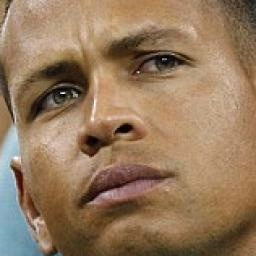
#> input picture Test/Alex Rodriguez/12.jpg, 256 x 256 px; its folder holds only this picture in this run
$ jupyter execute --allow-errors Image_experiments.ipynb   (shell and % lines are left out)
#> lines starting #> are read from the running program, lines starting #| are printed output that depends on the picture; after the words box and inside, x2 and y2 are one past the last pixel; in counts of white or black regions, pixels touching at a corner belong together
##### Install OpenCV

##### Import libs needed below

[cell 1]
# data processing
import pandas as pd
# AWS
import boto3
# OpenCV
import cv2
# file path
import os
# hash img
import hashlib
# plot img
from matplotlib import pyplot as plt
# array
import numpy as np
# progress bar
from tqdm import tqdm

[cell 2]
# Apply progress bar to the DataFrame
tqdm.pandas()

##### Define some commonly used functions

[cell 3]
# Plot a image read by opencv
def show_cv2_image(cv_img):
    image_rgb = cv2.cvtColor(cv_img, cv2.COLOR_BGR2RGB)
    plt.imshow(image_rgb)
    plt.axis('off')
    plt.show()

# Plot a image read by local path
def show_image_with_path(image_path):
    show_cv2_image(cv2.imread(image_path))

# Add a column to the DataFrame
def add_column(df, col_name, default_value = np.NaN):
    if col_name not in df.columns:
        df[col_name] = default_value
    return df

# Get the full path of a folder under a specific path
def get_folders_under_path(path):
    return [os.path.join(path, x) for x in os.listdir(path) if os.path.isdir(os.path.join(path, x)) ]

##### Create a configuration file for all the images

[cell 4]
# Create a dataframe to store the image info
config = pd.DataFrame(columns=['name', 'hash', 'path'])

# Get all the folders under heads folder
sub_folder = get_folders_under_path('Test')

# Get all the images under each folder
for f in sub_folder:
    names = f.split('/')[-1]
    for img in os.listdir(f):
        if img.endswith('.jpg') or img.endswith('.png'):
            path = os.path.join(f, img)
            config.loc[len(config)] = {'name': names, 'hash': hashlib.md5(open(path, 'rb').read()).hexdigest(), 'path': path}
#> pass 2 of the loop `for f in sub_folder:`:

[cell 5]
print(config.info)
config.info()

##### Set up the Amazon Rekognition

[cell 6]
from botocore.exceptions import ClientError

# Initialize the Amazon Rekognition client
AWS_ACCESS_KEY_ID ='AKIAQ7GQBF4OUAUP6DLHQ'
AWS_SECRET_ACCESS_KEY ='wIB39vizcgnAyb1T4I1QdiiCdh/dkGp4g6IOCCdoQ'
AWS_REGION = 'us-east-1'
#> (the rest of this cell did not finish here and is left out)

##### Feed original images to Amazon rekognition to test the recoginition rate

[cell 7]
original_recog_rate = 'orin_match'
config = add_column(config, original_recog_rate, 0.0)

# Get the original celebrity recognition result
def recognize_original(row):
    image_path = row['path']
    image = cv2.imread(image_path)
#> image is the input picture: shape (256, 256, 3); mean B, G, R 93.1, 120.9, 148.7
    celebrities = amazon_celebrity_rekognition(image)
    if len(celebrities) > 0:
        row[original_recog_rate] = format( celebrities[0]['MatchConfidence'], '.2f')
    return row
# update the original celebrity recognition result to the config dataframe
#> (the rest of this cell did not finish here and is left out)

[cell 8]
config

[cell 9]
# Define a function to compute the accuracy
def compute_accuracy(data, column_name, match_threshold = 70):
    c = data[column_name].astype(float)
    c[c >= match_threshold] = 1.0
    return (c.sum() / len(c))

# Plot the accuracy curve based on different confidence thresholds
def plot_accuracy_curve(data, column_name, min_threshold = 70, max_threshold = 100, step = 1):
    confidence_thresholds = np.arange(min_threshold, max_threshold, step)
    accuracies = [compute_accuracy(data, column_name, cft) for cft in confidence_thresholds]
    plt.plot(confidence_thresholds, accuracies)
    plt.xlabel('Threshold')
    plt.ylabel('Accuracy')
    plt.title('Accuracy Curve')
    plt.ylim(0, 1)
    plt.show()


print(config)
confidence_thresholds = np.arange(70, 100, 1)

print(confidence_thresholds)
accuracies = [compute_accuracy(config, original_recog_rate, cft) for cft in confidence_thresholds]

print(accuracies)
# # Plot the accuracy curve
# plt.plot(confidence_thresholds, accuracies)
# # Set the x-axis label and y-axis label
# plt.xlabel('Threshold')
# plt.ylabel('Accuracy')
# # Set the title of the plot
# plt.title('Accuracy Curve')
# # Set the y-axis limits
# plt.ylim(0, 1)
# # Display the plot
# plt.show()

[cell 10]
config.to_csv('config.csv', index=False)

[cell 11]
config = pd.read_csv('config.csv')
#> (reads config.csv from the repository)

[cell 12]
# Add gaussian noise to image
def gaussian_noise(image, stddev = 0.5):
    noise = np.random.normal(0, stddev,image.shape).astype(np.uint8)
    noisy_image = cv2.add(image, noise)
    return noisy_image

def gaussian_noise_recogize(row, stddev = 0.5):
    # print(stddev)
    image_path = row['path']
    noisy_image = gaussian_noise(cv2.imread(image_path),stddev)
    celebrities = amazon_celebrity_rekognition(noisy_image)
    if len(celebrities) > 0:
        row[column_name] = format(celebrities[0]['MatchConfidence'], '.2f')
    return row

# Define the standard deviation array to apply gaussian noise
stddev_array = np.arange(2.0, 3.0+0.1, 0.1)
#> (the rest of this cell did not finish here and is left out)

[cell 13]
# config.drop(columns=['original_recog_confidence'], inplace=True)
config

[cell 14]
eye_cascade = cv2.CascadeClassifier(cv2.data.haarcascades + 'haarcascade_eye.xml')
# Iterate over each row in the DataFrame
for index, row in config.iterrows():
    # Read the image path from the current row
    image_path = row['path']
    # Load the image using OpenCV
    image = cv2.imread(image_path)
    eyes = eye_cascade.detectMultiScale(image, scaleFactor=1.1, minNeighbors=5, minSize=(45, 45))
#> eyes = [[120, 33, 62, 62], [25, 68, 63, 63]]
    for (x, y, w, h) in eyes:
        # cv2.rectangle(image, (x, y), (x+w, y+h), (0, 255, 0), 2)
        cv2.rectangle(image, (x, y), (x+w, y+h), (0, 0, 0), -1)
#> this loop made 2 passes
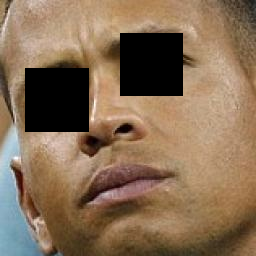
#> image: shape (256, 256, 3); 12.31% of pixels changed, all inside (x1, y1, x2, y2) = (25, 33, 183, 132)
    show_cv2_image(image)
    break

[cell 15]
import random
# Define the properties of the spots
spot_radius_range = (3, 3)  # Range of spot radii
spot_color = (0, 0, 0, 2)  # Spot color (BGR format)
num_spots = 70  # Number of spots to draw

for index, row in config.iterrows():
    # Read the image path from the current row
    image_path = row['path']
    # Load the image using OpenCV
    image = cv2.imread(image_path)

    # Generate and draw leopard spots
    height, width = image.shape[:2]
#> height = 256; width = 256
    for _ in range(num_spots):
        spot_radius = random.randint(*spot_radius_range)
        spot_center = (random.randint(0, width), random.randint(0, height))
        cv2.circle(image, spot_center, spot_radius, spot_color, -1)
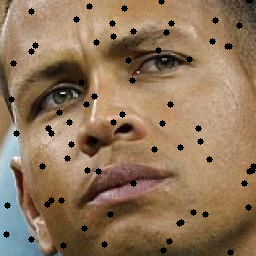
#> image: shape (256, 256, 3); 2.99% of pixels changed, all inside (x1, y1, x2, y2) = (3, 0, 256, 256)
    show_cv2_image(image)
    break

[cell 16]
def plot_multiple_images(row, nums_in_row, images, figsize=(9, 4)):
    # Create a figure and subplots with a row of images
    fig, axs = plt.subplots(row, nums_in_row, figsize=figsize)
    # Adjust spacing between subplots
    fig.subplots_adjust(hspace=0, wspace=0)
    if axs.ndim == 1: axs = axs.reshape((1,-1))
    capabilities = row * nums_in_row
    min_one = min(capabilities, len(images))
    for i in range(min_one):
        image = images[i]
        row = i // nums_in_row
        column = i % nums_in_row
        axs[row][column].imshow(image)
        axs[row][column].axis('off')

    # Adjust the spacing between subplots
    # plt.tight_layout()
    plt.show()
    return fig, axs


eye_cascade = cv2.CascadeClassifier(cv2.data.haarcascades + 'haarcascade_eye.xml')

images = []
# Iterate over each row in the DataFrame
for index, row in config.iterrows():
    # Read the image path from the current row
    image_path = row['path']
    # Load the image using OpenCV
    image = cv2.imread(image_path)
    # Convert the image to grayscale
    gray = cv2.cvtColor(image, cv2.COLOR_BGR2GRAY)
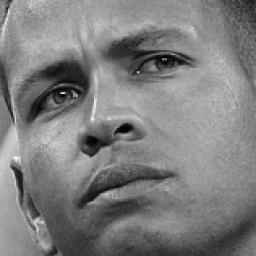
#> gray: shape (256, 256); min 0, max 255, mean 126.1
    eyes = eye_cascade.detectMultiScale(gray, scaleFactor=1.4, minNeighbors=5, minSize=(10, 10))
#> eyes = ()
    for (x, y, w, h) in eyes:
        # cv2.rectangle(image, (x, y), (x+w, y+h), (0, 255, 0), 2)
        cv2.rectangle(image, (x, y), (x+w, y+h), (0, 0, 0), -1)
#> this loop made 0 passes
    images.append(cv2.cvtColor(image, cv2.COLOR_BGR2RGB))
    if index >= 4: break
#> pass 2 of the loop `for index, row in config.iterrows():`:
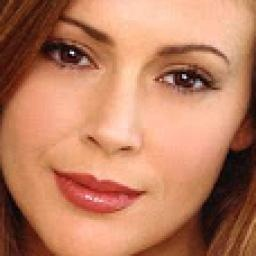
#> input picture Test/Alyssa Milano/14.jpg, 256 x 256 px
#> image is the input picture: shape (256, 256, 3); mean B, G, R 96.6, 126.2, 187.8
#> `gray = cv2.cvtColor(image, cv2.COLOR_BGR2GRAY)`:
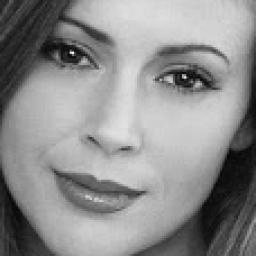
#> gray: shape (256, 256); min 2, max 253, mean 141.2
#> `eyes = eye_cascade.detectMultiScale(gray, scaleFactor=1.4, minNeighbor..`: eyes = [[80, 130, 20, 20], [40, 28, 55, 55], [153, 52, 55, 55], [35, 14, 77, 77], [146, 40, 77, 77], [128, 15, 108, 108]]
#> the loop `for (x, y, w, h) in eyes:` made 6 passes


# s = plot_multiple_images(1, 5, images)


# Iterate over each row in the DataFrame
for index, row in config.iterrows():
    # Read the image path from the current row
    image_path = row['path']
    # Load the image using OpenCV
    image = cv2.imread(image_path)
    # Convert the image to grayscale
    gray = cv2.cvtColor(image, cv2.COLOR_BGR2GRAY)
    eyes = eye_cascade.detectMultiScale(gray, scaleFactor=1.4, minNeighbors=5, minSize=(10, 10))
#> eyes = ()
    for (x, y, w, h) in eyes:
        # cv2.rectangle(image, (x, y), (x+w, y+h), (0, 255, 0), 2)
        cv2.rectangle(image, (x, y), (x+w, y+h), (255, 255, 255), -1)
    images.append(cv2.cvtColor(image, cv2.COLOR_BGR2RGB))
    if index >= 4: break
#> pass 2 of the loop `for index, row in config.iterrows():`:
#> `eyes = eye_cascade.detectMultiScale(gray, scaleFactor=1.4, minNeighbor..`: eyes = [[80, 130, 20, 20], [40, 28, 55, 55], [153, 52, 55, 55], [35, 14, 77, 77], [146, 40, 77, 77], [128, 15, 108, 108]]


s = plot_multiple_images(2, 5, images)
#> in plot_multiple_images, `min_one = min(capabilities, len(images))`: min_one = 4
#> in plot_multiple_images, `plt.show()`:
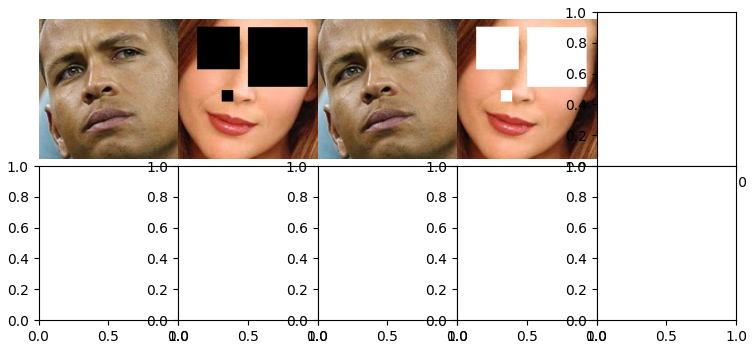
#> figure drawn by matplotlib, 4 panels

[cell 17]
def calculate_angle_of_line(start_point, end_point):
    # Calculate the differences in x and y coordinates
    delta_x = end_point[0] - start_point[0]
    delta_y = end_point[1] - start_point[1]

    # Calculate the angle in radians using arctan2
    angle_rad = np.arctan2(delta_y, delta_x)

    # Convert the angle to degrees
    # angle_deg = np.rad2deg(angle_rad)
    return angle_rad

def draw_rectangle_along_line(image,w, h, ls, le):
    angle = calculate_angle_of_line(ls, le)
    # Define the rotation matrix
    center_x = (ls[0] + le[0]) / 2.0
    center_y = (ls[1] + le[1]) / 2.0
    center_point = (center_x, center_y)
    rotation_matrix = cv2.getRotationMatrix2D(center_point, angle, 1.0)

    # Define the corner points of the rectangle
    corners = np.array([[-w/2, -h/2], [w/2, -h/2], [w/2, h/2], [-w/2, h/2]])
    # Rotate the corner points
    rotated_corners = cv2.transform(np.array([corners]), rotation_matrix)[0]
    # Shift the rotated corners to the center position
    rotated_corners[:, 0] += center_x
    rotated_corners[:, 1] += center_y
    # Draw the rotated solid rectangle
    cv2.fillPoly(image, [np.int32(rotated_corners)], (0, 255, 0))


images = []
# Iterate over each row in the DataFrame
for index, row in config.iterrows():
    # Read the image path from the current row
    image_path = row['path']
    # Load the image using OpenCV
    image = cv2.imread(image_path)
    # Convert the image to grayscale
    gray = cv2.cvtColor(image, cv2.COLOR_BGR2GRAY)

    eyes = eye_cascade.detectMultiScale(gray, scaleFactor=1.3, minNeighbors=3, minSize=(55, 55))
#> eyes = [[122, 24, 79, 79], [20, 56, 74, 74]]

    if len(eyes) < 2: continue

    rec1 = (eyes[0][0], eyes[0][1], eyes[0][2], eyes[0][3])
#> rec1 = (122, 24, 79, 79)
    rec2 = (eyes[1][0], eyes[1][1], eyes[1][2], eyes[1][3])
#> rec2 = (20, 56, 74, 74)

    center_r1 = (rec1[0] + rec1[2] // 2, rec1[1] + rec1[3] // 2)
#> center_r1 = (161, 63)
    center_r2 = (rec2[0] + rec2[2] // 2, rec2[1] + rec2[3] // 2)
#> center_r2 = (57, 93)

    distance = np.sqrt((center_r1[0] - center_r2[0])**2 + (center_r1[1] - center_r2[1])**2)
#> distance = 108.2

    draw_rectangle_along_line(image, distance * 1.6, 20,  center_r1, center_r2)
#> in calculate_angle_of_line, `delta_x = end_point[0] - start_point[0]`: delta_x = -104
#> in calculate_angle_of_line, `delta_y = end_point[1] - start_point[1]`: delta_y = 30
#> in calculate_angle_of_line, `angle_rad = np.arctan2(delta_y, delta_x)`: angle_rad = 2.86
#> in draw_rectangle_along_line, `center_x = (ls[0] + le[0]) / 2.0`: center_x = 109
#> in draw_rectangle_along_line, `center_y = (ls[1] + le[1]) / 2.0`: center_y = 78
#> in draw_rectangle_along_line, `center_point = (center_x, center_y)`: center_point = (109, 78)
#> in draw_rectangle_along_line, `rotation_matrix = cv2.getRotationMatrix2D(center_point, angle, 1.0)`: rotation_matrix = [[0.999, 0.0499, -3.76], [-0.0499, 0.999, 5.54]]
#> in draw_rectangle_along_line, `corners = np.array([[-w/2, -h/2], [w/2, -h/2], [w/2, h/2], [-w/2, h/2]])`: corners = [[-86.59, -10], [86.59, -10], [86.59, 10], [-86.59, 10]]
#> in draw_rectangle_along_line, `rotated_corners = cv2.transform(np.array([corners]), rotation_matrix)[0]`: rotated_corners = [[-90.74, -0.129], [82.23, -8.77], [83.23, 11.2], [-89.74, 19.85]]

    images.append(cv2.cvtColor(image, cv2.COLOR_BGR2RGB))
    if index >= 4: break
#> pass 2 of the loop `for index, row in config.iterrows():`:
#> `eyes = eye_cascade.detectMultiScale(gray, scaleFactor=1.3, minNeighbor..`: eyes = [[30, 20, 70, 70], [146, 44, 68, 68]]
#> `rec1 = (eyes[0][0], eyes[0][1], eyes[0][2], eyes[0][3])`: rec1 = (30, 20, 70, 70)
#> `rec2 = (eyes[1][0], eyes[1][1], eyes[1][2], eyes[1][3])`: rec2 = (146, 44, 68, 68)
#> `center_r1 = (rec1[0] + rec1[2] // 2, rec1[1] + rec1[3] // 2)`: center_r1 = (65, 55)
#> `center_r2 = (rec2[0] + rec2[2] // 2, rec2[1] + rec2[3] // 2)`: center_r2 = (180, 78)
#> `distance = np.sqrt((center_r1[0] - center_r2[0])**2 + (center_r1[1] - ..`: distance = 117.3


# --------------------------
# Iterate over each row in the DataFrame
for index, row in config.iterrows():
    # Read the image path from the current row
    image_path = row['path']
    # Load the image using OpenCV
    image = cv2.imread(image_path)
    # Convert the image to grayscale
    gray = cv2.cvtColor(image, cv2.COLOR_BGR2GRAY)

    eyes = eye_cascade.detectMultiScale(gray, scaleFactor=1.3, minNeighbors=3, minSize=(55, 55))
#> eyes = [[122, 24, 79, 79], [20, 56, 74, 74]]

    if len(eyes) < 2: continue

    rec1 = (eyes[0][0], eyes[0][1], eyes[0][2], eyes[0][3])
#> rec1 = (122, 24, 79, 79)
    rec2 = (eyes[1][0], eyes[1][1], eyes[1][2], eyes[1][3])
#> rec2 = (20, 56, 74, 74)

    center_r1 = (rec1[0] + rec1[2] // 2, rec1[1] + rec1[3] // 2)
#> center_r1 = (161, 63)
    center_r2 = (rec2[0] + rec2[2] // 2, rec2[1] + rec2[3] // 2)
#> center_r2 = (57, 93)

    distance = np.sqrt((center_r1[0] - center_r2[0])**2 + (center_r1[1] - center_r2[1])**2)
#> distance = 108.2

    draw_rectangle_along_line(image, distance * 1.6, 30,  center_r1, center_r2)

    images.append(cv2.cvtColor(image, cv2.COLOR_BGR2RGB))
    if index >= 4: break
#> pass 2 of the loop `for index, row in config.iterrows():`:
#> `eyes = eye_cascade.detectMultiScale(gray, scaleFactor=1.3, minNeighbor..`: eyes = [[30, 20, 70, 70], [146, 44, 68, 68]]
#> `rec1 = (eyes[0][0], eyes[0][1], eyes[0][2], eyes[0][3])`: rec1 = (30, 20, 70, 70)
#> `rec2 = (eyes[1][0], eyes[1][1], eyes[1][2], eyes[1][3])`: rec2 = (146, 44, 68, 68)
#> `center_r1 = (rec1[0] + rec1[2] // 2, rec1[1] + rec1[3] // 2)`: center_r1 = (65, 55)
#> `center_r2 = (rec2[0] + rec2[2] // 2, rec2[1] + rec2[3] // 2)`: center_r2 = (180, 78)
#> `distance = np.sqrt((center_r1[0] - center_r2[0])**2 + (center_r1[1] - ..`: distance = 117.3


# Iterate over each row in the DataFrame
for index, row in config.iterrows():
    # Read the image path from the current row
    image_path = row['path']
    # Load the image using OpenCV
    image = cv2.imread(image_path)
    # Convert the image to grayscale
    gray = cv2.cvtColor(image, cv2.COLOR_BGR2GRAY)

    eyes = eye_cascade.detectMultiScale(gray, scaleFactor=1.3, minNeighbors=3, minSize=(55, 55))
#> eyes = [[122, 24, 79, 79], [20, 56, 74, 74]]

    if len(eyes) < 2: continue

    rec1 = (eyes[0][0], eyes[0][1], eyes[0][2], eyes[0][3])
#> rec1 = (122, 24, 79, 79)
    rec2 = (eyes[1][0], eyes[1][1], eyes[1][2], eyes[1][3])
#> rec2 = (20, 56, 74, 74)

    center_r1 = (rec1[0] + rec1[2] // 2, rec1[1] + rec1[3] // 2)
#> center_r1 = (161, 63)
    center_r2 = (rec2[0] + rec2[2] // 2, rec2[1] + rec2[3] // 2)
#> center_r2 = (57, 93)

    distance = np.sqrt((center_r1[0] - center_r2[0])**2 + (center_r1[1] - center_r2[1])**2)
#> distance = 108.2

    draw_rectangle_along_line(image, distance * 1.6, 40,  center_r1, center_r2)
#> in draw_rectangle_along_line (call 5), `angle = calculate_angle_of_line(ls, le)`: angle = 2.86
#> in draw_rectangle_along_line (call 5), `center_x = (ls[0] + le[0]) / 2.0`: center_x = 109
#> in draw_rectangle_along_line (call 5), `center_y = (ls[1] + le[1]) / 2.0`: center_y = 78
#> in draw_rectangle_along_line (call 5), `center_point = (center_x, center_y)`: center_point = (109, 78)
#> in draw_rectangle_along_line (call 5), `rotation_matrix = cv2.getRotationMatrix2D(center_point, angle, 1.0)`: rotation_matrix = [[0.999, 0.0499, -3.76], [-0.0499, 0.999, 5.54]]
#> in draw_rectangle_along_line (call 5), `corners = np.array([[-w/2, -h/2], [w/2, -h/2], [w/2, h/2], [-w/2, h/2]])`: corners = [[-86.59, -20], [86.59, -20], [86.59, 20], [-86.59, 20]]
#> in draw_rectangle_along_line (call 5), `rotated_corners = cv2.transform(np.array([corners]), rotation_matrix)[0]`: rotated_corners = [[-91.24, -10.12], [81.73, -18.76], [83.73, 21.19], [-89.24, 29.83]]
#> in draw_rectangle_along_line (call 5), `cv2.fillPoly(image, [np.int32(rotated_corners)], (0, 255, 0))`:
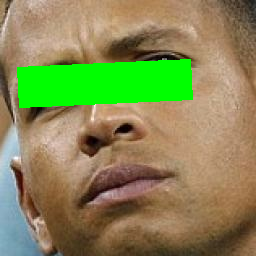
#> image: shape (256, 256, 3); mean B, G, R 84.6, 137.2, 134.3

    images.append(cv2.cvtColor(image, cv2.COLOR_BGR2RGB))
    if index >= 4: break
#> pass 2 of the loop `for index, row in config.iterrows():`:
#> `eyes = eye_cascade.detectMultiScale(gray, scaleFactor=1.3, minNeighbor..`: eyes = [[30, 20, 70, 70], [146, 44, 68, 68]]
#> `rec1 = (eyes[0][0], eyes[0][1], eyes[0][2], eyes[0][3])`: rec1 = (30, 20, 70, 70)
#> `rec2 = (eyes[1][0], eyes[1][1], eyes[1][2], eyes[1][3])`: rec2 = (146, 44, 68, 68)
#> `center_r1 = (rec1[0] + rec1[2] // 2, rec1[1] + rec1[3] // 2)`: center_r1 = (65, 55)
#> `center_r2 = (rec2[0] + rec2[2] // 2, rec2[1] + rec2[3] // 2)`: center_r2 = (180, 78)
#> `distance = np.sqrt((center_r1[0] - center_r2[0])**2 + (center_r1[1] - ..`: distance = 117.3


s = plot_multiple_images(3, 5, images)

[cell 18]
images = []


# Define the properties of the spots
spot_radius_range = [3, 3]  # Range of spot radii
spot_color = (0, 30, 0, 20)  # Spot color (BGR format)
num_spots = 70  # Number of spots to draw


for i in range(3):
    for index, row in config.iterrows():
        # Read the image path from the current row
        image_path = row['path']
        # Load the image using OpenCV
        image = cv2.imread(image_path)

        # Generate and draw leopard spots
        height, width = image.shape[:2]
        for _ in range(num_spots):
            spot_radius_range = (3 + 3 * i, 3 + 3 * i)
            spot_radius = random.randint(*spot_radius_range)
            spot_center = (random.randint(0, width), random.randint(0, height))
            cv2.circle(image, spot_center, spot_radius, spot_color, -1)
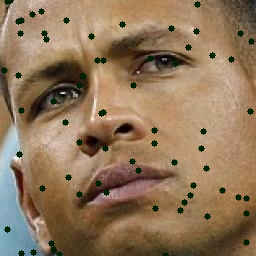
#> image: shape (256, 256, 3); 2.96% of pixels changed, all inside (x1, y1, x2, y2) = (1, 0, 255, 256)

        images.append(cv2.cvtColor(image, cv2.COLOR_BGR2RGB))
        if index >= 4: break
#> pass 2 of the loop `for i in range(3):`:
#> image_path = 'Test/Alex Rodriguez/12.jpg'
#> after the loop `for _ in range(num_spots):`:
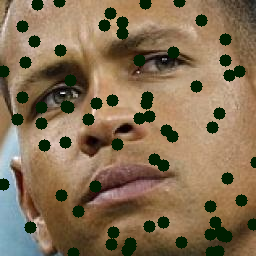
#> image: shape (256, 256, 3); 10.91% of pixels changed, all inside (x1, y1, x2, y2) = (0, 0, 256, 256)

s = plot_multiple_images(3, 5, images)
#> call 3 of plot_multiple_images, with row = 3, nums_in_row = 5, figsize = (9, 4)
#> the loop in plot_multiple_images (call 3), `for i in range(min_one):` made 6 passes
#> pass 2, in plot_multiple_images (call 3), `image = images[i]`:
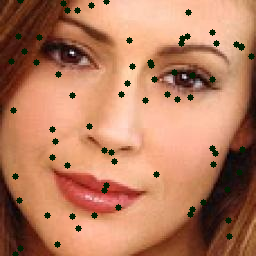
#> image: shape (256, 256, 3); mean R, G, B 182.3, 123.4, 93.9
#> in plot_multiple_images (call 3), `plt.show()`:
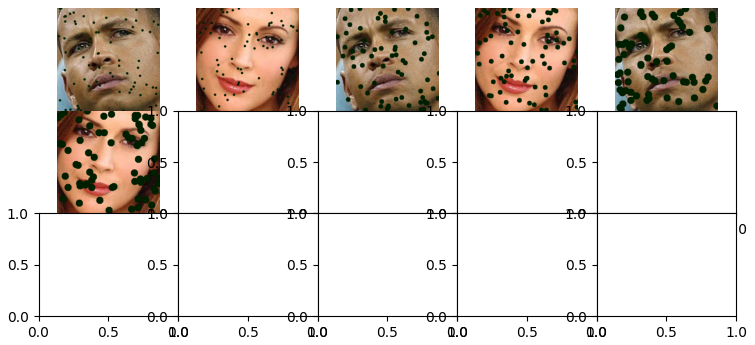
#> figure drawn by matplotlib, 6 panels
